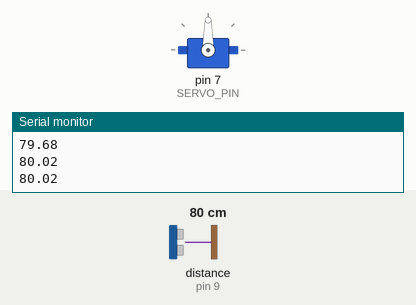
Bench run of a sketch on a simulated Arduino Uno, built with avr-gcc and run on an emulated ATmega328P. Shown: servo, the last lines printed to the serial monitor. Wiring (inferred from the names in the program): ultrasonic range finder: trigger pin 8; echo pin 9. Inputs (shaded band) come from the test bench; at power-on: distance to the obstacle (sensor on pin 9) 80 cm. The echo pulse lasts 58.3 µs per cm.

Above: at 1.2 s.
1.3 s: distance to the obstacle (sensor on pin 9) set to 23 cm
3.3 s: distance to the obstacle (sensor on pin 9) set to 18 cm
At 4.17 s:
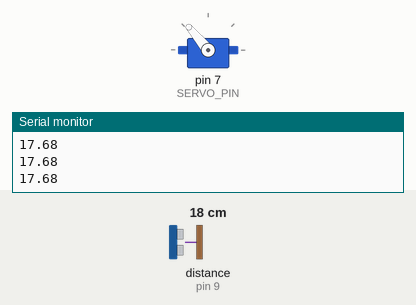
6.3 s: distance to the obstacle (sensor on pin 9) set to 35 cm
At 7.1 s:
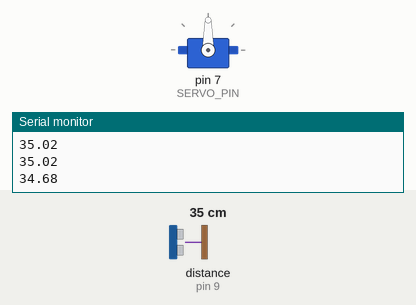
7.8 s: distance to the obstacle (sensor on pin 9) set to 2 cm
At 9.61 s:
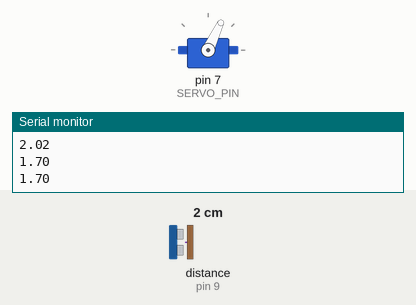
Timing chart, 0 to 11.3 s (numbered marks = the images above; inputs shaded):
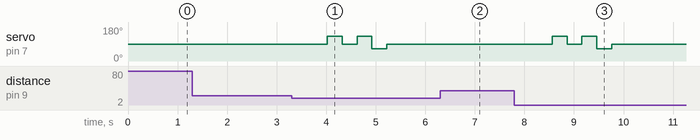

Measured:
- the behaviour switches between 21 and 20 cm on distance to the obstacle (sensor on pin 9) (found by bisection; images 0 and 1)
- after the input at 3.3 s, servo on pin 7 (SERVO_PIN): 90° → 130° after 0.72 s, → 90° 0.30 s later, → 130° 0.30 s later, → 65° 0.30 s later, … (5 changes in this stretch)
- after the input at 6.3 s, servo on pin 7 (SERVO_PIN): stays 90° (without the input it goes to 130° after 1.0 s)
- after the input at 7.8 s, servo on pin 7 (SERVO_PIN): 90° → 130° after 0.76 s, → 90° 0.30 s later, → 130° 0.30 s later, → 65° 0.30 s later, … (5 changes in this stretch)

The sketch:

wavingHand.ino.ino
```cpp
#include <Servo.h>

const int TRIG_PIN = 8;
const int ECHO_PIN = 9;
const int SERVO_PIN = 7;

Servo handServo;


void setup() {
  pinMode(TRIG_PIN, OUTPUT);
  pinMode(ECHO_PIN, INPUT);
  Serial.begin(9600);
  handServo.attach(SERVO_PIN);
  handServo.write(90);
}

float finddistance() { // find out the distance using the hc-sr04 sensor
  digitalWrite(TRIG_PIN, LOW);
  delayMicroseconds(3);

  digitalWrite(TRIG_PIN, HIGH);
  delayMicroseconds(10);
  digitalWrite(TRIG_PIN, LOW);

  long duration = pulseIn(ECHO_PIN, HIGH);

  float distance = duration * 0.0343 / 2;
  Serial.println(distance);
  return distance;
}


bool handdetected() { // checks if your hand is there so that it can wave back
  int confirmations = 0;

  for (int i = 0; i < 3; i++) {
    float distance = finddistance();

    if (distance <= 20) {
      confirmations++;
    }

    delay(100);
  }

  return confirmations == 3;
}


void handWaves() {
  handServo.write(90);
  delay(300);

  handServo.write(130);
  delay(300);
  handServo.write(90);
  delay(300);
  handServo.write(130);
  delay(300);
  handServo.write(90);
  handServo.write(65);
  delay(300);
  handServo.write(90);
}

void loop() {
  if (handdetected()) {
    handWaves();
    delay(1500);
  }
}
```
